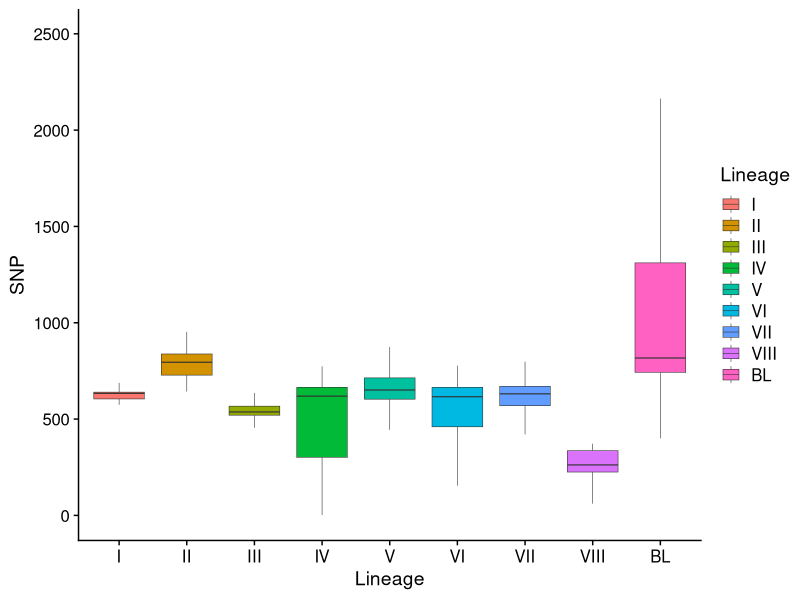
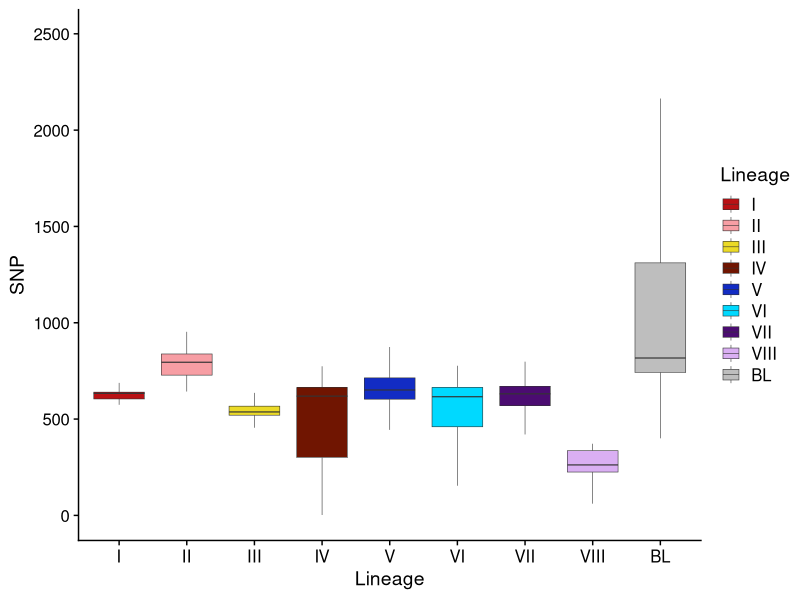

Write the R code that produced these figures, in order.
setwd("~/")
library(ggplot2)
library(tidyverse)

data <- read.csv("snp-distance-file.csv", header = TRUE, stringsAsFactors = TRUE)
data
data$Lineage <- factor(data$Lineage, labels = c("BL","I", "II","III","IV","V","VI","VII","VIII"))
data

# Basic box plot theme
library('cowplot')
theme_set(theme_cowplot())

p <- 
  data %>%
  mutate(Lineage = fct_relevel(Lineage, "I", "II","III","IV","V","VI","VII","VIII","BL")) %>% 
  ggplot(aes(x=Lineage, y=SNP, fill=Lineage)) + 
  geom_boxplot(outlier.colour = "white", outlier.shape = NA, outlier.alpha = 0, notch=FALSE,varwidth = FALSE, size=0.2) +
  scale_y_continuous(limits=c(-5,2500)) + geom_jitter(width = 0.05, alpha=0)
p

p+scale_fill_manual(values=c("#BA1114","#F79EA4","#EBDA26","#701501","#122CC4","#00D9FF","#4B0C71","#DAAFF3", "Grey"))
